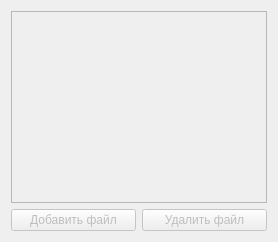
       <widget class="QWidget" name="tab_3">
        <attribute name="title">
         <string>Мои файлы</string>
        </attribute>
        <layout class="QGridLayout" name="gridLayout_12">
         <item row="0" column="0">
          <layout class="QVBoxLayout" name="verticalLayout_3">
           <item>
            <widget class="QTableView" name="file_list">
             <property name="enabled">
              <bool>false</bool>
             </property>
				   <property name="editTriggers">
					<set>QAbstractItemView::NoEditTriggers</set>
				  </property>
             <property name="textElideMode">
              <enum>Qt::ElideLeft</enum>
             </property>
             <attribute name="horizontalHeaderVisible">
              <bool>true</bool>
             </attribute>
             <attribute name="horizontalHeaderDefaultSectionSize">
              <number>400</number>
             </attribute>
             <attribute name="horizontalHeaderMinimumSectionSize">
              <number>400</number>
             </attribute>
             <attribute name="horizontalHeaderStretchLastSection">
              <bool>true</bool>
             </attribute>
             <attribute name="verticalHeaderVisible">
              <bool>false</bool>
             </attribute>
            </widget>
           </item>
           <item>
            <layout class="QHBoxLayout" name="horizontalLayout_5">
             <item>
              <widget class="QPushButton" name="file_add">
               <property name="enabled">
                <bool>false</bool>
               </property>
               <property name="text">
                <string>Добавить файл</string>
               </property>
              </widget>
             </item>
             <item>
              <widget class="QPushButton" name="file_del">
               <property name="enabled">
                <bool>false</bool>
               </property>
               <property name="text">
                <string>Удалить файл</string>
               </property>
              </widget>
             </item>
            </layout>
           </item>
          </layout>
         </item>
        </layout>
       </widget>
